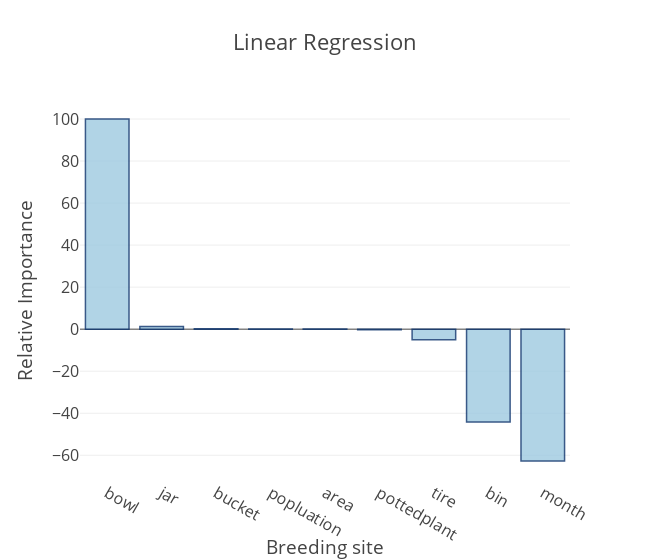

The cell this chart's notebook holds for it:
### Code cell
visualizer.plot_importance(regrs[0][0], regrs[0][1], X, y, loo, features_name)

### Figure 1 — Plotly figure (JSON) as saved in the notebook; plotly's stock layout.template omitted (floating-point values rounded to 4 significant figures)
{"data": [{"marker": {"color": "rgb(158,202,225)", "line": {"color": "rgb(8,48,107)", "width": 1.5}}, "name": "Variable Importance", "opacity": 0.8, "type": "bar", "x": ["bowl", "jar", "bucket", "popluation", "area", "pottedplant", "tire", "bin", "month"], "y": [100, 1.274, 0.2045, 0.0544, 0.03384, -0.3028, -4.983, -44.12, -62.72]}], "layout": {"font": {"size": 16}, "title": "Linear Regression", "width": 650, "xaxis": {"title": "Breeding site"}, "yaxis": {"title": "Relative Importance"}}}
